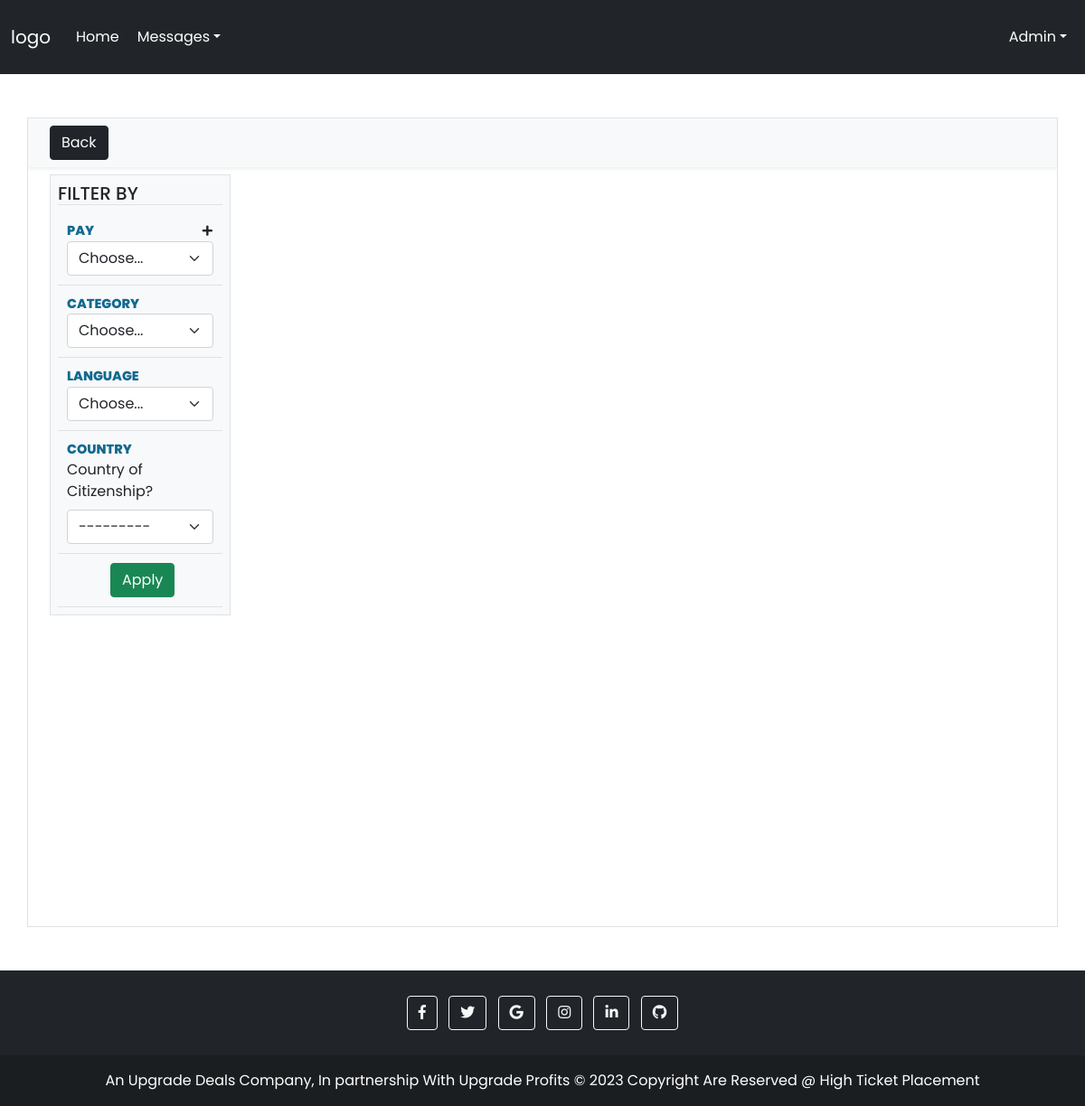
The page /jobs/ (signed in) on the database as committed earlier.
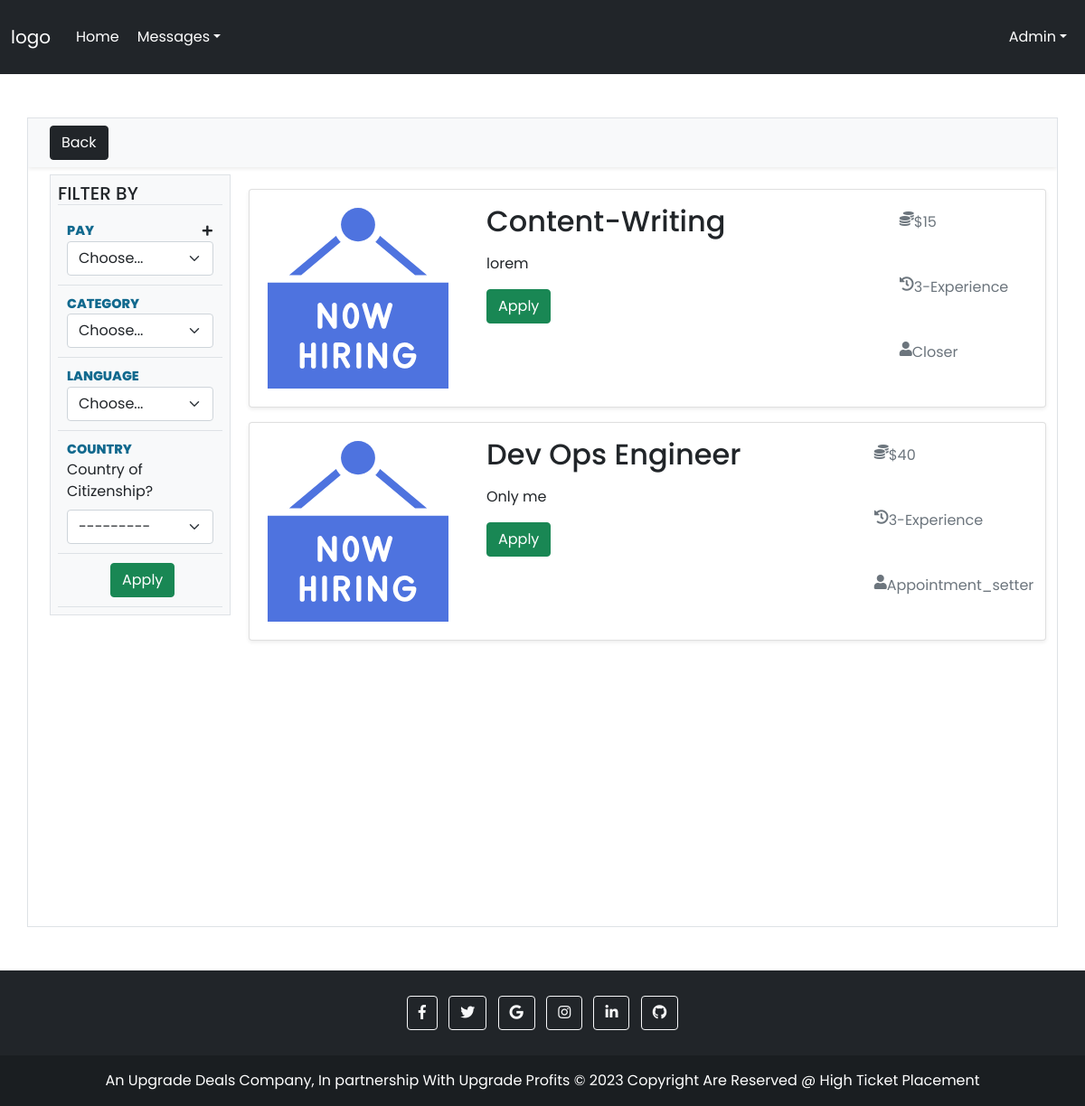
The same page on the database as committed later.
### auths/models.py (models this page shows, shortened)
class User(AbstractBaseUser):
    objects = UserManager()
    email = models.EmailField(verbose_name='email address', max_length=255, unique=True,)
    first_name= models.CharField(default='', null=False, blank=False, max_length=30)
    last_name= models.CharField(default='', null=False, blank=False, max_length=30)
    tel = PhoneNumberField()
    added = models.DateTimeField(auto_now=True)
    category = models.CharField(default='', max_length=255, choices=(('client', 'client'), ('seeker', 'seeker')))
    active = models.BooleanField(default=True)
    TC = models.BooleanField(default=False)#Terms and Conditions
    staff = models.BooleanField(default=False)  # a admin user; non super-user
    admin = models.BooleanField(default=False)  # a superuser
    USERNAME_FIELD = 'email'
    REQUIRED_FIELDS = ['first_name', 'last_name']  # Email & Password are required by default.
    @property
    def is_active(self):
        return self.active

### index/models.py (models this page shows, shortened)
class AddVacancy(models.Model):
    user = models.ForeignKey(settings.AUTH_USER_MODEL, null=True, blank=True, on_delete=models.CASCADE)
    job_title = models.CharField(default='', max_length=250, blank=False)
    company_name = models.CharField(default='', max_length=250, blank=True)
    category = models.CharField(default='', max_length=125, choices=(('Closer', 'Closer'), ('Appointment_setter', 'Appointment_setter'), ('Closer & Appointment_setter', 'Closer & Appointment_setter')), blank=True, null=True)
    job_type = models.CharField(default='', max_length=25, choices=(('Full-time', 'Full-time'), ('Part-time', 'Part-time')), blank=True, null=True)
    pay_type = models.CharField(default='', blank=True, max_length=10, choices=(('Hourly', 'Hourly'), ('Commission', 'Commission')))
    expected_commission=models.IntegerField(default=0, blank=True)
    expected_hourly_pay=models.IntegerField(default=0, blank=True)
    job_description = RichTextField(blank=False)
    status = models.CharField(default='open', max_length=25, choices=(('open', 'open'), ('closed', 'closed')), blank=True)

### auths/decorators.py (the view)
        def wrapper_func(request, *args, **kwargs):
            if request.user.category:
                group = request.user.category
            if request.user.category is not '':
                for roles in allowed_roles:
                    if group == roles:
                        return view_func(request, *args, **kwargs)
                    else:
                        return redirect('jobs')
            else:
                return view_func(request, *args, **kwargs)

### index/views.py (called while the page is built)
@allowed_user(allowed_roles=['seeker'])
def viewJobs(request):
    qs = AddVacancy.objects.all()[:5]
    form = CountryForm
    obj = Language.objects.all()
    context = {
        'qs':qs,
        'form': form,
        'obj': obj
    }
    return render(request, 'filter_job.html', context)

### templates/filter_job.html (shortened to what this page needs)
{%extends 'base.html' %}
{%load static%}
{%block links%}
<link rel="stylesheet" href="https://cdn.jsdelivr.net/npm/bootstrap@5.0.0-alpha1/dist/css/bootstrap.min.css">
<link rel="stylesheet" href="https://use.fontawesome.com/releases/v5.7.2/css/all.css">
<link rel="stylesheet" href="{%static 'css/filter.css' %}">
{%endblock links%}
{%block contents%}
<div class="container my-sm-5 border p-0 bg-sec-light">
  <div id="content">
    <div class="bg-light p-2 px-md-4 px-3 shadow-sm mb-2">
      <button class="btn btn-dark hBack" type="button">Back</button>
    </div>
  </div>
  <div class="d-sm-flex">
    <div class="me-sm-2">
      <div id="filter" class="p-2 bg-light ms-md-4 ms-sm-2 border">
        <div class="border-bottom h5 text-uppercase">Filter By</div>
        <div class="box border-bottom">
          <div class="box-label text-uppercase d-flex align-items-center">
            Pay
            <button class="btn ms-auto" type="button" data-bs-toggle="collapse" data-bs-target="#inner-box"
              aria-expanded="false" aria-controls="inner-box">
              <span class="fas fa-plus"></span>
            </button>
          </div>
          <div class="">
            <select class="form-select" id="pay" required="">
              <option selected="" disabled="" value="">Choose...</option>
            </select>
          </div>
        </div>
        <div class="box border-bottom">
          <div class="box-label text-uppercase d-flex align-items-center">
            Category
          </div>
          <div class="">
            <select class="form-select" id="category" required="">
              <option selected="" disabled="" value="">Choose...</option>
            </select>
          </div>
        </div>
        <div class="box border-bottom">
          <div class="box-label text-uppercase d-flex align-items-center">
            Language
          </div>
          <div class="">
            <select class="form-select" id="id_language" required="">
              <option selected="" disabled="" value="">Choose...</option>
            </select>
          </div>
        </div>
        <div class="box border-bottom">
          <div class="box-label text-uppercase d-flex align-items-center">
            Country
          </div>
          <div class="">
            <label for="validationCustom05" class="form-label">Country of Citizenship?</label>
            {{form.country}}
          </div>
        </div>
        <div class="box border-bottom">
          <div class="m-auto px-5">
              <button class="btn btn-success" type="button" id="filter-btn" >Apply</button>
          </div>
        </div>
      </div>
    </div>
    <div class="container mt-3 mb-3">
      {%for qs in qs%}
      <div class="card mb-3 rounded shadow-sm">
        <div class="row">
          <div class="col-md-3">
          </div>
          <div class="col-md-6 px-5">
            <h2 class="card-title mt-3">{{qs.job_title}}</h2>
            <p>{{qs.job_description|safe}}</p>
              <button class="btn btn-success mb-3" id="apply-{{qs.pk}}" data-job="{{qs.job_title}}" type="button" onclick="applyNow(`apply-{{qs.pk}}`)">Apply</button>
          </div>
          <div class="col-md-3 justify-content-center pt-4 " style="display: grid;  ">
            <div class="row">
              <p class="text-muted fs-6 text-wrap d-flex" style="font-size: initial;"><i
                  class="fa fa-coins fa-1x"></i>${{qs.expected_hourly_pay}} </p>
            </div>
            <div class="row">
              <p class="text-muted fs-6 text-wrap d-flex" style="font-size: initial;"><i
                  class="fa fa-history fa-1x"></i>3-Experience </p>
            </div>
            <div class="row">
              <p class="text-muted fs-6 text-wrap d-flex" style="font-size: initial;"><i
                  class="fa fa-user fa-1x"></i>{{qs.category}}</p>
            </div>
          </div>
        </div>
      </div>
      {%endfor%}
    </div>
  </div>
</div>
{%endblock contents%}

### templates/base.html (shortened to what this page needs)
<!DOCTYPE html>
<html lang="en">
<head>
    <link href="https://cdn.jsdelivr.net/npm/bootstrap@5.0.2/dist/css/bootstrap.min.css" rel="stylesheet">
    <link rel='stylesheet' href='https://cdn.jsdelivr.net/npm/bootstrap@5.0.0-beta1/dist/css/bootstrap.min.css'>
    <link rel='stylesheet' href='https://cdnjs.cloudflare.com/ajax/libs/font-awesome/5.15.2/css/all.min.css'>
    <link href="https://cdnjs.cloudflare.com/ajax/libs/select2/4.0.4/css/select2.min.css" rel="stylesheet" />
  <link rel="stylesheet" href="//code.jquery.com/ui/1.12.1/themes/base/jquery-ui.css">
    {%block links%}{%endblock links%}
</head>
<body>
    <div class="">
        <nav class="navbar navbar-expand-sm navbar-dark text-white bg-dark">
            <div class="container-fluid">
                <a href="#" class="navbar-brand">logo</a>
                <div id="navbarCollapse" class="collapse navbar-collapse text-white">
                    <ul class="nav navbar-nav text-white">
                        <li class="nav-item text-white">
                            <a href="#" class="nav-link text-white">Home</a>
                        </li>
                        <li class="nav-item dropdown text-white">
                            <a href="#" class="nav-link dropdown-toggle text-white"
                                data-bs-toggle="dropdown">Messages</a>
                        </li>
                    </ul>
                    <ul class="nav navbar-nav ms-auto justify-content-end">
                        <li class="nav-item dropdown">
                            <a href="#" class="nav-link dropdown-toggle text-white" data-bs-toggle="dropdown">{{request.user.first_name|capfirst}}</a>
                        </li>
                    </ul>
                </div>
            </div>
        </nav>
    </div>
    {%block contents%}
    {%endblock contents%}
    <footer class="bg-dark text-center text-white">
        <div class="p-4 pb-0">
            <section class="mb-4">
                <a class="btn btn-outline-light btn-floating m-1" href="#!" role="button"><i
                        class="fab fa-facebook-f"></i></a>
                <a class="btn btn-outline-light btn-floating m-1" href="#!" role="button"><i
                        class="fab fa-twitter"></i></a>
                <a class="btn btn-outline-light btn-floating m-1" href="#!" role="button"><i
                        class="fab fa-google"></i></a>
                <a class="btn btn-outline-light btn-floating m-1" href="#!" role="button"><i
                        class="fab fa-instagram"></i></a>
                <a class="btn btn-outline-light btn-floating m-1" href="#!" role="button"><i
                        class="fab fa-linkedin-in"></i></a>
                <a class="btn btn-outline-light btn-floating m-1" href="#!" role="button"><i
                        class="fab fa-github"></i></a>
            </section>
        </div>
        <div class="text-center p-3" style="background-color: rgba(0, 0, 0, 0.2);">
            An Upgrade Deals Company, In partnership With Upgrade Profits © 2023 Copyright Are Reserved @ High
            Ticket Placement
        </div>
    </footer>
</body>
</html>

### static/css/filter.css (style rules this page uses)
body { background-color:#fff !important; }
* { padding: 0; margin: 0; box-sizing: border-box; font-family: 'Poppins', sans-serif }
.container { position: relative; min-height: 800px; overflow-y: auto }
.container.bg-sec-light { background-color: #fff !important; }
#content { float: right; width: 82% }
a { text-decoration: none; color: #222 }
nav ul { height: 100%; width: 100%; list-style: none; padding: 0; margin-bottom: 0 }
nav ul li { line-height: 50px }
nav ul li a { color: #e5e5e5; text-decoration: none; display: block; width: 100%; padding-left: 20px; border-left: 4px solid transparent }
.box { padding: 10px }
.box-label { color: #11698e; font-size: 0.9rem; font-weight: 800 }
.box-label .btn { padding: 0; font-size: 0.8rem }
label { cursor: pointer }
#filter { width: 200px }
@media (max-width: 1399.5px) { #content { float: none; width: 100% } }

Rows that differ between the two databases and show on the page:
added AddVacancy: job_title "Content-Writing", job_description "lorem", expected_hourly_pay "15", category "Closer"
added AddVacancy: job_title "Dev Ops Engineer", job_description "Only me", expected_hourly_pay "40", category "Appointment_setter"
